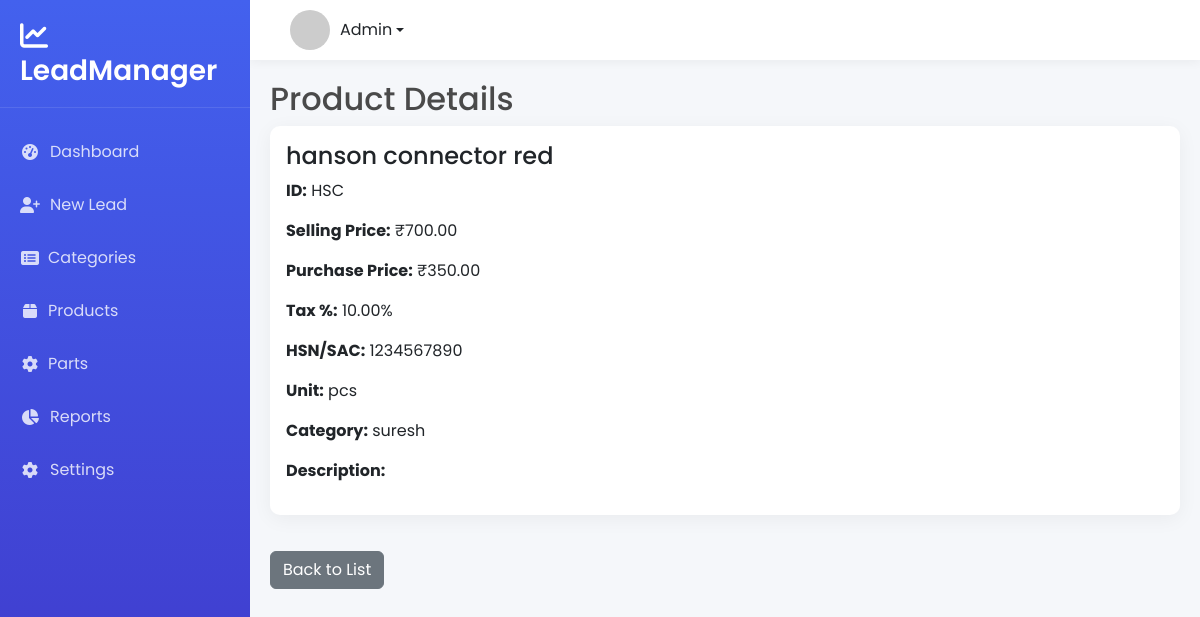
Before: /products/HSC/ with the older database file.
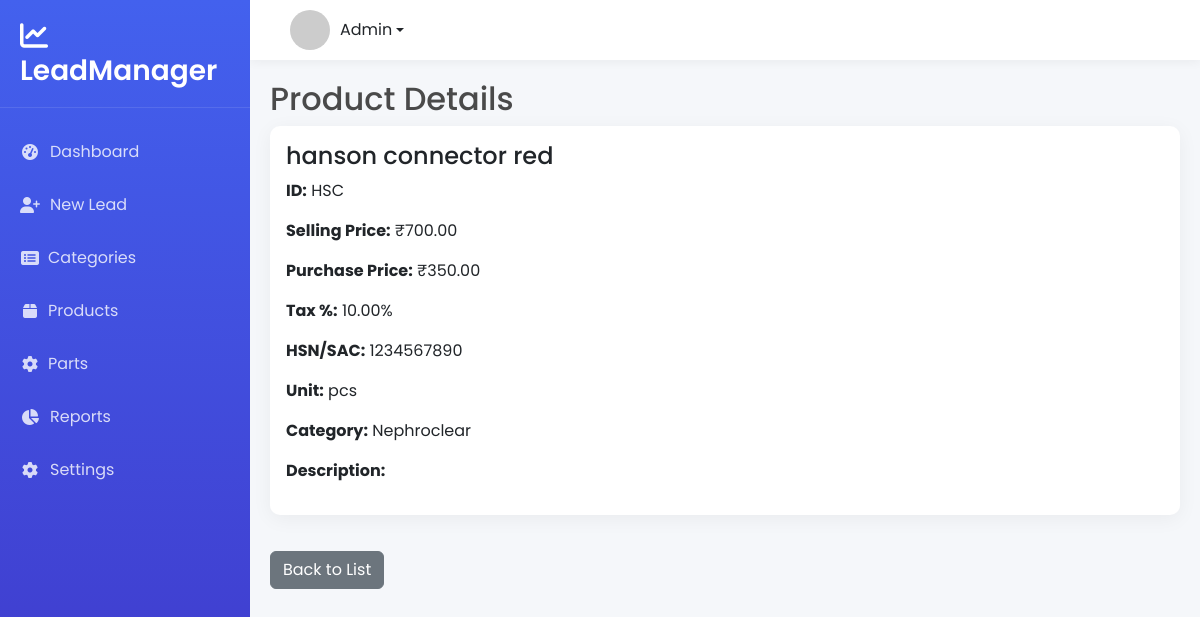
After: the same page with the newer database file.
### leads/models.py (models this page shows, shortened)
class Product(models.Model):
    PRODUCT_UNITS = [
        ('kg', 'Kilogram'),
        ('ltr', 'Liter'),
        ('pcs', 'Pieces'),
        ('box', 'Box'),
        ('nos', 'Numbers'),
    ]
    id = models.CharField(max_length=50, primary_key=True)
    name = models.CharField(max_length=100)
    selling_price = models.DecimalField(max_digits=10, decimal_places=2)
    tax_percent = models.DecimalField(max_digits=5, decimal_places=2)
    purchase_price = models.DecimalField(max_digits=10, decimal_places=2)
    unit = models.CharField(max_length=10, choices=PRODUCT_UNITS, default='pcs')
    hsn_sac = models.CharField(max_length=20, blank=True, null=True)
    description = models.TextField(blank=True)
    category = models.ForeignKey('Category', on_delete=models.SET_NULL, null=True)
    product_image = models.ImageField(upload_to='product_images/', blank=True, null=True)
    created_at = models.DateTimeField(auto_now_add=True)

class Category(models.Model):
    id = models.CharField(max_length=50, primary_key=True)
    name = models.CharField(max_length=100)
    description = models.TextField(blank=True, null=True)
    image = models.ImageField(upload_to='categories/', blank=True, null=True)
    created_at = models.DateTimeField(auto_now_add=True)
    updated_at = models.DateTimeField(auto_now=True)

### leads/views.py (the view)
# urls.py: path('products/<str:product_id>/', views.product_detail, name='product_detail'),
def product_detail(request, product_id):
    product = get_object_or_404(Product, id=product_id)
    return render(request, 'product_detail.html', {'product': product})

### leads/templates/product_detail.html (shortened to what this page needs)
{% extends "base.html" %}
{% block content %}
<h2>Product Details</h2>
<div class="card p-3">
    <h4>{{ product.name }}</h4>
    <p><strong>ID:</strong> {{ product.id }}</p>
    <p><strong>Selling Price:</strong> ₹{{ product.selling_price }}</p>
    <p><strong>Purchase Price:</strong> ₹{{ product.purchase_price }}</p>
    <p><strong>Tax %:</strong> {{ product.tax_percent }}%</p>
    <p><strong>HSN/SAC:</strong> {{ product.hsn_sac }}</p>
    <p><strong>Unit:</strong> {{ product.unit }}</p>
    <p><strong>Category:</strong> {{ product.category.name }}</p>
    <p><strong>Description:</strong> {{ product.description }}</p>
</div>
<a href="{% url 'product_list' %}" class="btn btn-secondary mt-3">Back to List</a>
{% endblock %}

Changed rows visible on the page:
changed through a linked row, Product "hanson connector red": category.name "suresh" → "Nephroclear"
